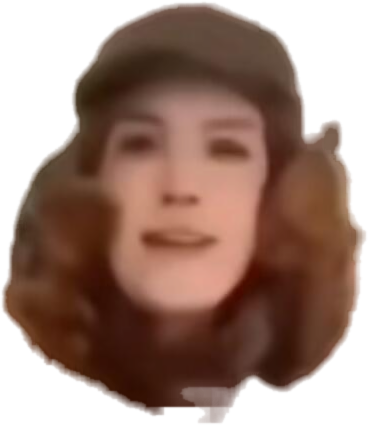
#> input picture assets_raw/nana_12.png, 368 x 425 px
$ python gen_icon.py
#> lines starting #> are read from the running program, lines starting #| are printed output that depends on the picture
### gen_assets_nana.py
# -*- coding: utf-8 -*-
"""那艺娜小狗动画帧生成：以用户白底图.png为主素材，PIL变换生成15种状态。

情绪齐全：喜(happy) 怒(angry) 哀(sad) 悲(cry) 乐(dance)
特效（火焰/泪水/爱心/音符/腮红）全部锚定眼睛位置。
"""
import io
import json
import math
import os
import struct

from PIL import Image, ImageDraw, ImageFont

BASE = os.path.dirname(os.path.abspath(__file__))
_WINDOWS_SRC = r'C:\Users\Administrator\Desktop\nana\白底图.png'
SRC = os.environ.get(
    'NANA_MASTER_IMAGE',
    _WINDOWS_SRC if os.path.exists(_WINDOWS_SRC)
    else os.path.join(BASE, 'assets_raw', 'nana_12.png'))
ASSETS = os.path.join(BASE, 'assets')
os.makedirs(ASSETS, exist_ok=True)

PAD = 40          # 画布边距（给特效留空间）
TARGET_H = 340    # 主素材目标高度

FONT_B = None
for _font_path in (
        os.environ.get('NANA_FONT_PATH'),
        'C:/Windows/Fonts/arialbd.ttf',
        '/System/Library/Fonts/Supplemental/Arial Bold.ttf',
        '/Library/Fonts/Arial Bold.ttf'):
    if not _font_path:
        continue
    try:
        FONT_B = ImageFont.truetype(_font_path, 40)
        break
    except Exception:
        pass


def write_ico(path, frames):
    """frames: [(size, PIL.RGBA)] → 标准 ICO（PNG 编码帧，Vista+ 原生支持）。
    PIL 12 的 ico 插件 save(sizes=.../append_images=...) 实测都只写 1 帧，手写最可靠。"""
    blobs = [(s, _png_bytes(img)) for s, img in frames]
    header = struct.pack('<HHH', 0, 1, len(blobs))
    offset = 6 + 16 * len(blobs)
    entries = []
    for s, blob in blobs:
        entries.append(struct.pack('<BBBBHHII',
                                   0 if s >= 256 else s,   # 0 表示 256
                                   0 if s >= 256 else s,
                                   0, 0, 1, 32, len(blob), offset))
        offset += len(blob)
    with open(path, 'wb') as f:
        f.write(header + b''.join(entries) + b''.join(b for _, b in blobs))


def _png_bytes(img):
    buf = io.BytesIO()
    img.save(buf, format='PNG')
    return buf.getvalue()


def build_icon_canvas(master, head, size=256):
    """256px 图标母版：渐变蓝圆角底 + 居中狗头。
    白狗在浅色桌面背景上会隐身，必须垫彩色底（托盘图标同理）。"""
    w, h = size, size
    margin = int(size * 0.03)
    radius = int(size * 0.22)
    top_c = (116, 185, 255)      # 天蓝
    bot_c = (29, 78, 216)        # 深蓝
    bg = Image.new('RGBA', (w, h), (0, 0, 0, 0))
    tile = Image.new('RGBA', (w - margin * 2, h - margin * 2), (0, 0, 0, 0))
    px = tile.load()
    th = h - margin * 2
    for y in range(th):
        t = y / max(1, th - 1)
        r = int(top_c[0] + (bot_c[0] - top_c[0]) * t)
        g = int(top_c[1] + (bot_c[1] - top_c[1]) * t)
        b = int(top_c[2] + (bot_c[2] - top_c[2]) * t)
        for x in range(w - margin * 2):
            px[x, y] = (r, g, b, 255)
    mask = Image.new('L', tile.size, 0)
    md = ImageDraw.Draw(mask)
    md.rounded_rectangle([0, 0, tile.width - 1, tile.height - 1],
                         radius=radius, fill=255)
    bg.paste(tile, (margin, margin), mask)

    # 狗头占画布 ~74% 高，底部留一点呼吸空间
    mw, mh = master.size
    hx0 = max(0, int(head[0] * mw) - 10)
    hx1 = min(mw, int(head[2] * mw) + 10)
    hy0 = max(0, int(head[1] * mh) - 30)
    hy1 = min(mh, int(head[3] * mh) + 20)
    head_img = master.crop((hx0, hy0, hx1, hy1))
    target_h = int(size * 0.74)
    head_img = head_img.resize(
        (int(target_h * head_img.width / head_img.height), target_h), Image.LANCZOS)
    bg.paste(head_img, ((w - head_img.width) // 2,
                        h - head_img.height - int(size * 0.07)),
             head_img)
    return bg


def load_master():
    img = Image.open(SRC).convert('RGBA')
    a = img.getchannel('A')
    w, h = img.size
    pts = [(x, y) for y in range(h) for x in range(w) if a.getpixel((x, y)) > 10]
    xs = [p[0] for p in pts]
    ys = [p[1] for p in pts]
    bbox = (min(xs), min(ys), max(xs) + 1, max(ys) + 1)
    img = img.crop(bbox)
    if img.height > TARGET_H:
        w2 = int(img.width * TARGET_H / img.height)
        img = img.resize((w2, TARGET_H), Image.LANCZOS)
    return img, bbox


# [31 lines left out: functions find_eyes, find_head, not called in this run]


def canvas(master):
    w, h = master.size
    return Image.new('RGBA', (w + PAD * 2, h + PAD), (0, 0, 0, 0))


# [16 lines left out: functions place, squash_img, not called in this run]


def tilt_img(img, deg):
    w, h = img.size
    return img.rotate(deg, resample=Image.BICUBIC, center=(w / 2, h - 1), expand=False)


# [280 lines left out: functions desat, draw_flames, draw_tears, draw_hearts, draw_notes, draw_blush and 5 more, not called in this run]


# [2 lines that do not run on import are left out]

### gen_icon.py
# -*- coding: utf-8 -*-
"""单独重新生成 icon.ico（不动全套动画帧）：256px 渐变圆角底母版 → 7 档尺寸。
实现细节见 gen_assets_nana.build_icon_canvas / write_ico。"""
import json
import os
import shutil
import subprocess
import tempfile
import sys

from PIL import Image

from gen_assets_nana import build_icon_canvas, load_master, write_ico

BASE = os.path.dirname(os.path.abspath(__file__))
ASSETS = os.path.join(BASE, 'assets')
SIZES = (16, 24, 32, 48, 64, 128, 256)

master, _ = load_master()
#> in load_master, img is the input picture: PIL image 368x425 RGBA; mean R, G, B, A 107.6, 70, 53.2, 172.8
#> in load_master, `a = img.getchannel('A')`:
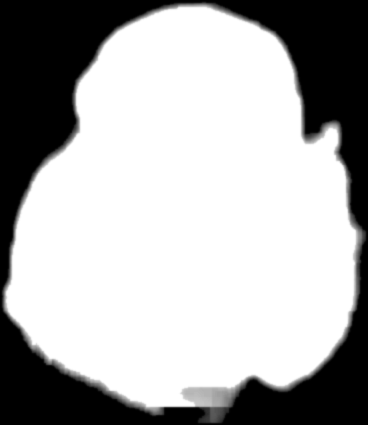
#> a: PIL image 368x425 L; min 0, max 255, mean 172.8
#> in load_master, `pts = [(x, y) for y in range(h) for x in range(w) if a.getpixel((x, y)..`: pts = 111114 items
#> in load_master, `bbox = (min(xs), min(ys), max(xs) + 1, max(ys) + 1)`: bbox = (1, 2, 367, 424)
head = json.load(open(os.path.join(ASSETS, 'head.json'), encoding='utf-8'))['head']
#> (reads assets/head.json from the repository)
canvas = build_icon_canvas(master, head, 256)
#> in build_icon_canvas, `bg = Image.new('RGBA', (w, h), (0, 0, 0, 0))`: bg: PIL image 256x256 RGBA; every value is 0
#> in build_icon_canvas, `tile = Image.new('RGBA', (w - margin * 2, h - margin * 2), (0, 0, 0, 0))`: tile: PIL image 242x242 RGBA; every value is 0
#> in build_icon_canvas, `mask = Image.new('L', tile.size, 0)`: mask: PIL image 242x242 L; every value is 0
#> in build_icon_canvas, `bg.paste(tile, (margin, margin), mask)`:
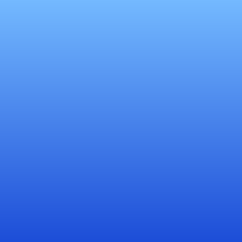
#> tile: PIL image 242x242 RGBA; mean R, G, B, A 72, 131, 235, 255
#> in build_icon_canvas, `bg.paste(tile, (margin, margin), mask)`:
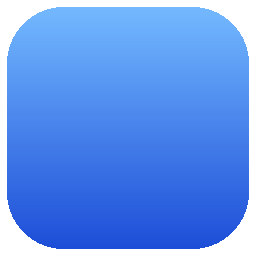
#> bg: PIL image 256x256 RGBA; mean R, G, B, A 61.3, 111.5, 200.1, 217.1; transparent parts drawn white
#> in build_icon_canvas, `head_img = master.crop((hx0, hy0, hx1, hy1))`:
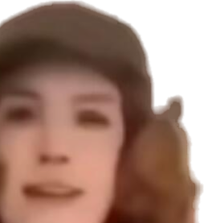
#> head_img: PIL image 204x223 RGBA; mean R, G, B, A 112, 77.5, 63.3, 202; transparent parts drawn white
#> in build_icon_canvas, `bg.paste(head_img, ((w - head_img.width) // 2, h - head_img.height - i..`:
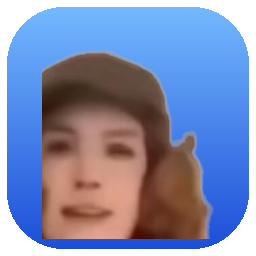
#> bg: PIL image 256x256 RGBA; mean R, G, B, A 90.6, 101.9, 139.6, 216; transparent parts drawn white
write_ico(os.path.join(ASSETS, 'icon.ico'),
          [(s, canvas.resize((s, s), Image.LANCZOS)) for s in SIZES])
#> in _png_bytes (call 5), `img.save(buf, format='PNG')`:
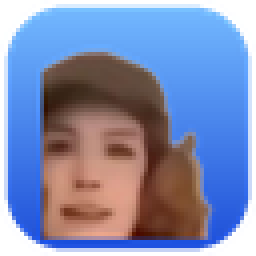
#> img: PIL image 64x64 RGBA (shown 4 times larger); mean R, G, B, A 94.4, 109.4, 153.1, 215.9; transparent parts drawn white
#> in _png_bytes (call 6), `img.save(buf, format='PNG')`:
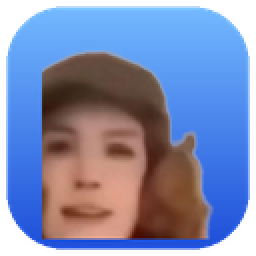
#> img: PIL image 128x128 RGBA (shown 2 times larger); mean R, G, B, A 93.5, 107.4, 149.7, 216; transparent parts drawn white
canvas.save(os.path.join(ASSETS, 'icon.png'))   # macOS 运行时/构建用 png

if sys.platform == 'darwin' and shutil.which('sips') and shutil.which('iconutil'):
    with tempfile.TemporaryDirectory(prefix='nanadog-icon-') as tmp:
        iconset = os.path.join(tmp, 'icon.iconset')
        os.makedirs(iconset)
        for size, retina_size in ((16, 32), (32, 64), (128, 256),
                                  (256, 512), (512, 1024)):
            subprocess.run([
                'sips', '-z', str(size), str(size), os.path.join(ASSETS, 'icon.png'),
                '--out', os.path.join(iconset, f'icon_{size}x{size}.png')],
                check=True, stdout=subprocess.DEVNULL)
            subprocess.run([
                'sips', '-z', str(retina_size), str(retina_size),
                os.path.join(ASSETS, 'icon.png'), '--out',
                os.path.join(iconset, f'icon_{size}x{size}@2x.png')],
                check=True, stdout=subprocess.DEVNULL)
        subprocess.run([
            'iconutil', '-c', 'icns', iconset, '-o',
            os.path.join(ASSETS, 'icon.icns')], check=True)

print('icon 重生成:', list(SIZES), '+ icon.png'
      + (' + icon.icns' if sys.platform == 'darwin' else ''))
